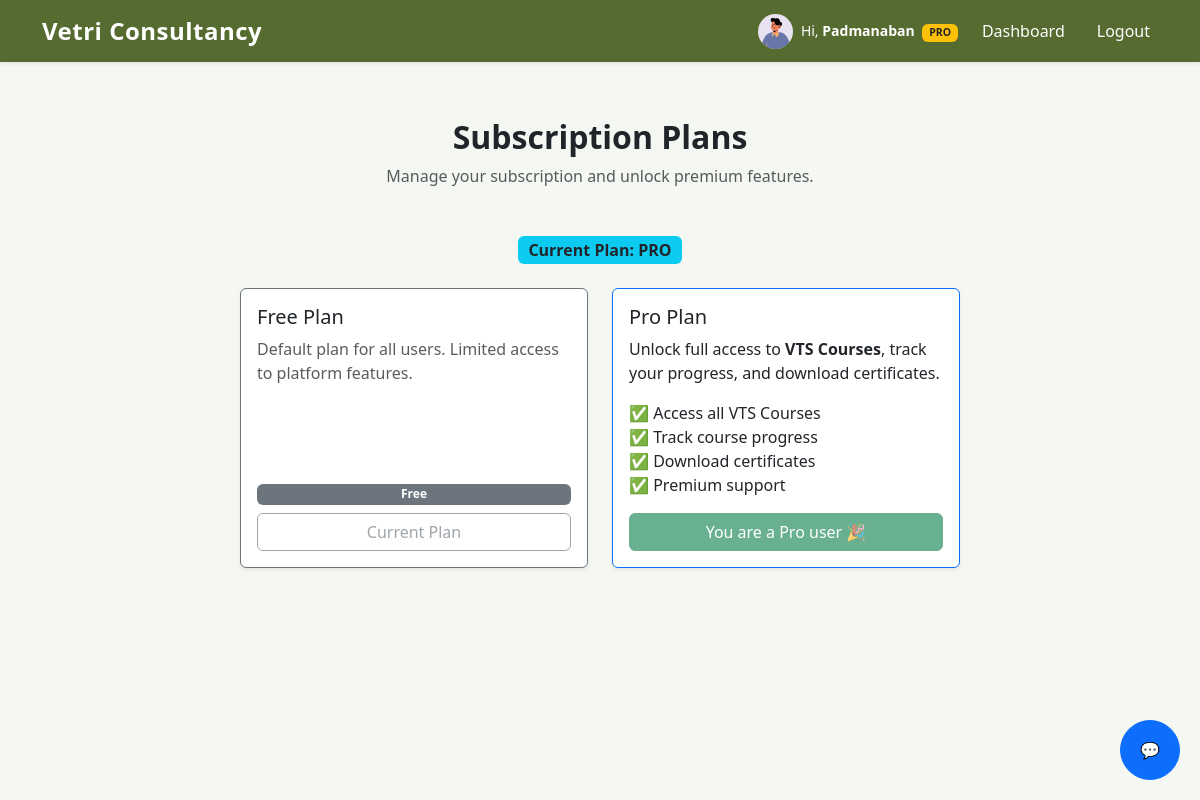
/subscriptions/plans/ (signed in), run on the app's committed database.
### accounts/models.py (models this page shows, shortened)
class User(AbstractUser):
    ROLE_CHOICES = (
        ('CANDIDATE', 'Candidate'),
        ('CONSULTANT', 'Consultant'),
        ('ADMIN', 'Admin'),
    )
    username = None
    email = models.EmailField(unique=True)
    role = models.CharField(max_length=20, choices=ROLE_CHOICES, default='CANDIDATE')
    USERNAME_FIELD = 'email'
    REQUIRED_FIELDS = []
    objects = CustomUserManager()

### profiles/models.py (models this page shows, shortened)
class CandidateProfile(models.Model):
    user = models.OneToOneField(
        settings.AUTH_USER_MODEL,
        on_delete=models.CASCADE,
        related_name='profile'
    )
    first_name = models.CharField(max_length=50, blank=True)
    last_name = models.CharField(max_length=50, blank=True)
    phone = models.CharField(max_length=20, blank=True)
    location = models.CharField(max_length=100, blank=True)
    experience_years = models.DecimalField(
        max_digits=4, decimal_places=1, null=True, blank=True
    )
    skills = models.TextField(blank=True, help_text="Comma-separated skills")
    resume = models.FileField(
        upload_to=user_resume_path,
        validators=[
            FileExtensionValidator(allowed_extensions=['pdf', 'doc', 'docx']),
            validate_file_size_5mb
        ],
        null=True,
        blank=True
    )
    profile_image = models.ImageField(
        upload_to=user_profile_image_path,
        null=True,
        blank=True
    )
    bio = models.TextField(blank=True, null=True)
    linkedin = models.URLField(blank=True, null=True)
    github = models.URLField(blank=True, null=True)
    created_at = models.DateTimeField(default=timezone.now)
    updated_at = models.DateTimeField(auto_now=True)

### subscriptions/models.py (models this page shows, shortened)
class Subscription(models.Model):
    PLAN_CHOICES = (
        ('FREE', 'Free'),
        ('PRO', 'Pro'),
    )
    user = models.OneToOneField(
        settings.AUTH_USER_MODEL,
        on_delete=models.CASCADE,
        related_name='subscription'
    )
    plan = models.CharField(
        max_length=10,
        choices=PLAN_CHOICES,
        default='FREE'
    )
    start_date = models.DateTimeField(auto_now_add=True)
    end_date = models.DateTimeField(null=True, blank=True)
    is_active = models.BooleanField(default=True)
    def is_pro(self):
        if self.plan != 'PRO':
            return False
        if self.end_date and self.end_date < timezone.now():
            return False
        return True

### subscriptions/views.py (the view)
# urls.py: path('plans/', views.subscription_plans_view, name='plans'),
@login_required
def subscription_plans_view(request):
    subscription, _ = Subscription.objects.get_or_create(user=request.user)
    return render(request, 'subscriptions/plans.html', {
        'subscription': subscription
    })

### subscriptions/templates/subscriptions/plans.html
{% extends "base.html" %}
{% load static %}
{% block content %}
<div class="container my-5">
    <div class="text-center mb-5">
        <h2 class="fw-bold">Subscription Plans</h2>
        <p class="text-muted">Manage your subscription and unlock premium features.</p>
    </div>
    <div class="mb-4 text-center">
        <span class="badge bg-info text-dark fs-6">Current Plan: {{ subscription.plan }}</span>
    </div>
    <div class="row justify-content-center g-4">
        <div class="col-md-4">
            <div class="card h-100 border-secondary shadow-sm">
                <div class="card-body d-flex flex-column">
                    <h5 class="card-title">Free Plan</h5>
                    <p class="card-text text-muted flex-grow-1">
                        Default plan for all users. Limited access to platform features.
                    </p>
                    <span class="badge bg-secondary mb-2">Free</span>
                    <button class="btn btn-outline-secondary" disabled>Current Plan</button>
                </div>
            </div>
        </div>
        <div class="col-md-4">
            <div class="card h-100 border-primary shadow-sm">
                <div class="card-body d-flex flex-column">
                    <h5 class="card-title">Pro Plan</h5>
                    <p class="card-text flex-grow-1">
                        Unlock full access to <strong>VTS Courses</strong>, track your progress, and download certificates.
                    </p>
                    <ul class="list-unstyled mb-3">
                        <li>✅ Access all VTS Courses</li>
                        <li>✅ Track course progress</li>
                        <li>✅ Download certificates</li>
                        <li>✅ Premium support</li>
                    </ul>
                    {% if not subscription.is_pro %}
                        <a href="{% url 'subscriptions:subscribe_pro' %}" class="btn btn-primary mt-auto">
                            Upgrade to Pro
                        </a>
                    {% else %}
                        <button class="btn btn-success mt-auto" disabled>
                            You are a Pro user 🎉
                        </button>
                    {% endif %}
                </div>
            </div>
        </div>
    </div>
</div>
{% endblock %}

### templates/base.html (shortened to what this page needs)
{% load static %}
<!DOCTYPE html>
<html lang="en">
<head>
    <link rel="stylesheet" href="https://cdn.jsdelivr.net/npm/bootstrap-icons@1.10.5/font/bootstrap-icons.css">
    <link href="https://cdn.jsdelivr.net/npm/bootstrap@5.3.3/dist/css/bootstrap.min.css" rel="stylesheet">
</head>
<body>
    {% if not hide_nav %}
    <nav class="navbar navbar-expand-lg fixed-top shadow-sm">
        <div class="container">
            <a class="navbar-brand logo"
                href="{% if user.is_authenticated %}{% url 'jobs:jobs_list' %}{% else %}{% url 'accounts:login' %}{% endif %}">
                Vetri Consultancy
            </a>
            <div class="collapse navbar-collapse" id="navbarNav">
                <ul class="navbar-nav ms-auto align-items-center gap-3">
                    {% if user.is_authenticated %}
<li class="nav-item d-flex align-items-center gap-2">
    {% if user.role == 'CANDIDATE' %}
        {% if user.profile.profile_image %}
            <img src="{{ user.profile.profile_image.url }}"
                 alt="Profile"
                 class="rounded-circle"
                 width="35"
                 height="35"
                 style="object-fit: cover;">
        {% endif %}
        <span class="text-white small">
            Hi,
            <strong>{{ user.profile.first_name|default:user.email }}</strong>
            {% if user.subscription.is_pro %}
                <span class="badge bg-warning text-dark ms-1">PRO</span>
            {% else %}
                <span class="badge bg-secondary ms-1">FREE</span>
            {% endif %}
        </span>
    {% elif user.role == 'CONSULTANT' %}
</li>
                    <li class="nav-item">
                        <a class="nav-link {% if request.resolver_match.url_name == 'dashboard' and request.resolver_match.app_name == 'accounts' %}active{% endif %}"
                            href="{% url 'accounts:dashboard' %}">
                            Dashboard
                        </a>
                    </li>
                    <li class="nav-item">
                        <form method="post" action="{% url 'accounts:logout' %}">
                            <button type="submit" class="logout-btn nav-link">Logout</button>
                        </form>
                    </li>
                    {% endif %}
                </ul>
            </div>
        </div>
    </nav>
    {% endif %}
    <div class="container">
        {% block content %}{% endblock %}
    </div>
<button id="chatbotBtn" class="btn btn-primary" style="position:fixed; bottom:20px; right:20px; border-radius:50%; width:60px; height:60px;">
    💬
</button>
</body>
</html>

### templates/base.html (style rules this page uses)
body { padding-top: 70px; background-color: #F5F7F2; }
.navbar { background-color: #556B2F !important; }
.navbar .nav-link, .navbar-brand { color: #ffffff !important; font-weight: 500; }
.logo { font-weight: bold; font-size: 1.5rem; letter-spacing: 0.5px; }
.logout-btn { color: #ffffff; background: none; border: none; padding: 0; }

### data on the page
User: profile.profile_image (picture), profile.first_name "Padmanaban"
Subscription: plan "PRO"
